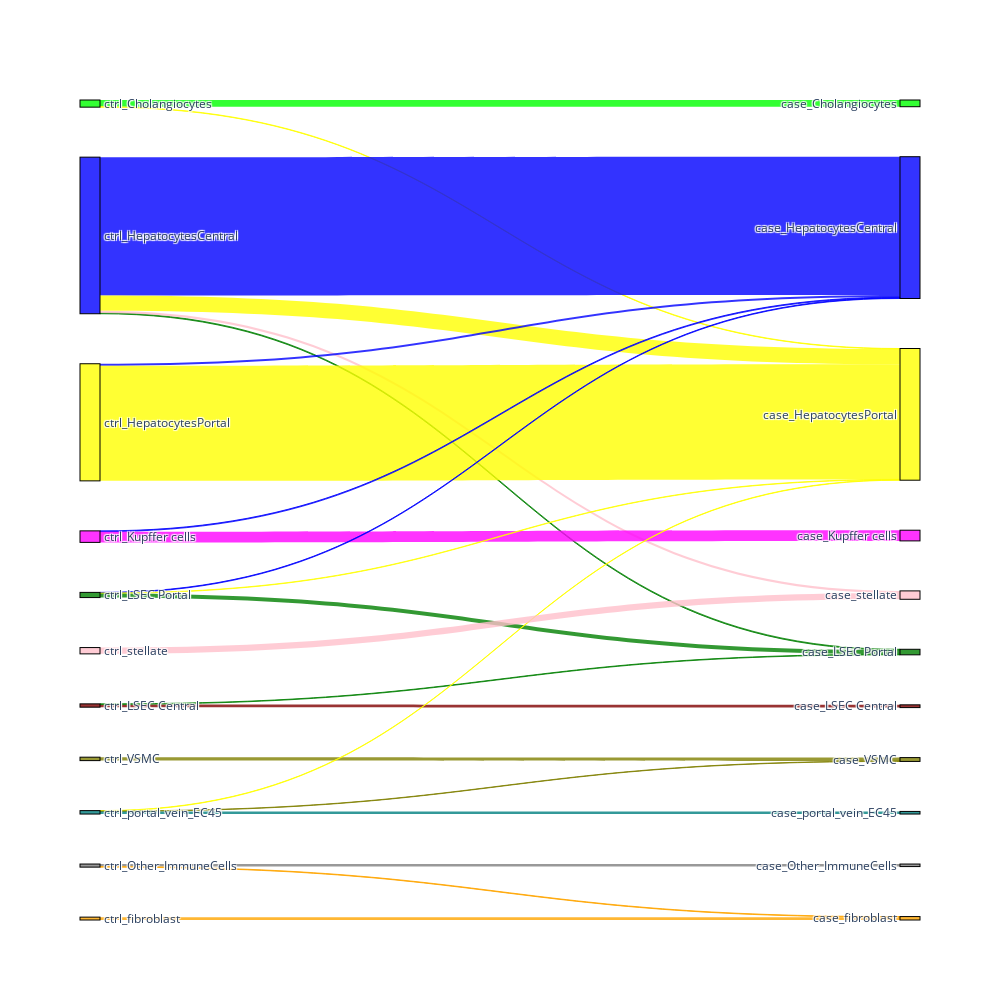

This figure's notebook cell:
### Code cell
fig = go.Figure(data=[go.Sankey(
    valueformat = ".0f",
    valuesuffix = " cells",
    node = dict(
      pad = 50,
      thickness = 20,
      line = dict(color = "black", width = 1),
      label = label_list,
      color = colors_list
    ),
    link = dict(
      source = source_list,
      target = target_list,
      value = value_list,
      color = colors_list
    ))],
    layout = dict(
      height = 1000,
      width = 1000
    ),
)
fig.show()

### Figure 1 — Plotly figure (JSON) as saved in the notebook; plotly's stock layout.template omitted (floating-point values rounded to 4 significant figures; data arrays with more than 128 entries replaced by an {"elided": "..."} marker saying what was removed)
{"data": [{"link": {"color": {"elided": "225 str values"}, "source": {"elided": "225 int values"}, "target": {"elided": "225 int values"}, "value": {"elided": "225 int values"}}, "node": {"color": {"elided": "225 str values"}, "label": ["ctrl_B cells", "ctrl_Cholangiocytes", "ctrl_HepatocytesCentral", "ctrl_HepatocytesPortal", "ctrl_Kupffer cells", "ctrl_LECs", "ctrl_LSEC Central", "ctrl_LSEC Portal", "ctrl_Mesothelial cells", "ctrl_VSMC", "ctrl_central_vein_EC45", "ctrl_portal_vein_EC45", "ctrl_Other_ImmuneCells", "ctrl_fibroblast", "ctrl_stellate", "case_B cells", "case_Cholangiocytes", "case_HepatocytesCentral", "case_HepatocytesPortal", "case_Kupffer cells", "case_LECs", "case_LSEC Central", "case_LSEC Portal", "case_Mesothelial cells", "case_VSMC", "case_central_vein_EC45", "case_portal_vein_EC45", "case_Other_ImmuneCells", "case_fibroblast", "case_stellate"], "line": {"color": "black", "width": 1}, "pad": 50, "thickness": 20}, "type": "sankey", "valueformat": ".0f", "valuesuffix": " cells"}], "layout": {"height": 1000, "width": 1000}}
